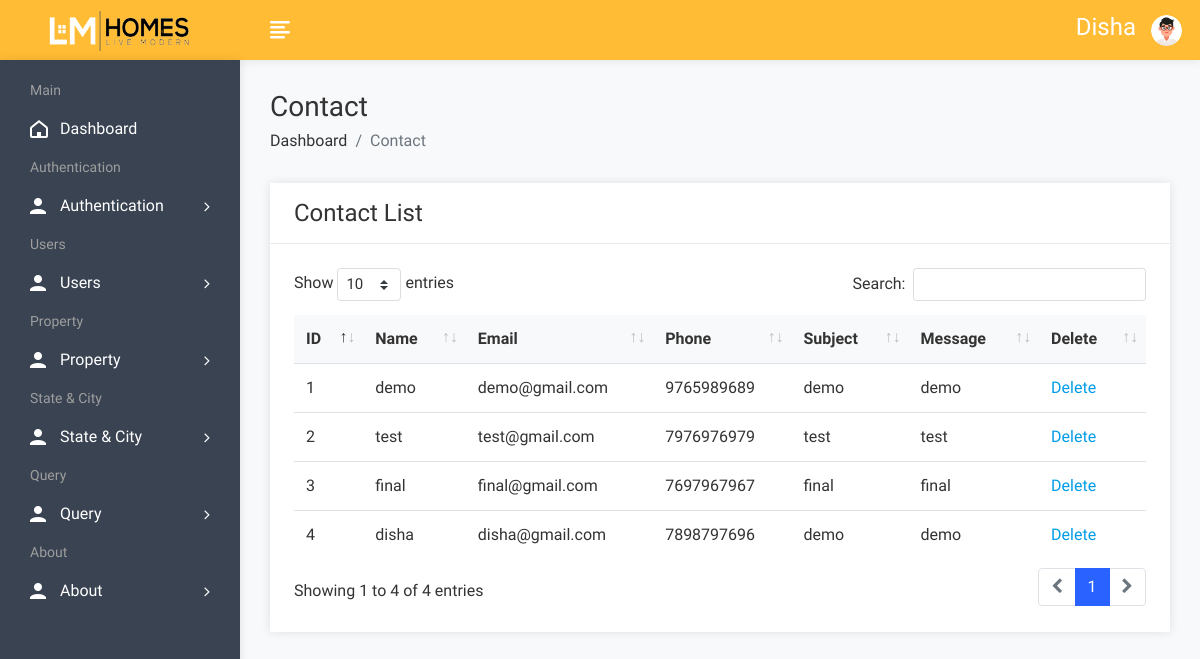
Page /admin/contactview.php (signed in) on the committed database.
### tables this page shows
CREATE TABLE `contact` (
  `cid` int(50) NOT NULL,
  `name` varchar(100) NOT NULL,
  `email` varchar(100) NOT NULL,
  `phone` varchar(20) NOT NULL,
  `subject` varchar(100) NOT NULL,
  `message` varchar(250) NOT NULL
);

### admin/contactview.php (the view, shortened to what this page needs)
<!DOCTYPE html>
<html lang="en">
<head>
        <link rel="stylesheet" href="assets/css/bootstrap.min.css">
        <link rel="stylesheet" href="assets/css/font-awesome.min.css">
        <link rel="stylesheet" href="assets/css/feathericon.min.css">
		<link rel="stylesheet" href="assets/plugins/datatables/dataTables.bootstrap4.min.css">
		<link rel="stylesheet" href="assets/plugins/datatables/responsive.bootstrap4.min.css">
		<link rel="stylesheet" href="assets/plugins/datatables/select.bootstrap4.min.css">
		<link rel="stylesheet" href="assets/plugins/datatables/buttons.bootstrap4.min.css">
        <link rel="stylesheet" href="assets/css/style.css">
    </head>
    <body>
				<?php include("header.php"); ?>
            <div class="page-wrapper">
                <div class="content container-fluid">
					<div class="page-header">
						<div class="row">
							<div class="col">
								<h3 class="page-title">Contact</h3>
								<ul class="breadcrumb">
									<li class="breadcrumb-item"><a href="dashboard.php">Dashboard</a></li>
									<li class="breadcrumb-item active">Contact</li>
								</ul>
							</div>
						</div>
					</div>
					<div class="row">
						<div class="col-sm-12">
							<div class="card">
								<div class="card-header">
									<h4 class="card-title">Contact List</h4>
								</div>
								<div class="card-body">
									<table id="basic-datatable" class="table">
                                            <thead>
                                                <tr>
                                                    <th>ID</th>
                                                    <th>Name</th>
                                                    <th>Email</th>
                                                    <th>Phone</th>
													<th>Subject</th>
                                                    <th>Message</th>
                                                    <th>Delete</th>
                                                </tr>
                                            </thead>
                                            <tbody>
											<?php
												$query=mysqli_query($con,"select * from contact");
												$cnt=1;
												while($row=mysqli_fetch_row($query))
													{
											?>
                                                <tr>
                                                    <td><?php echo $cnt; ?></td>
                                                    <td><?php echo $row['1']; ?></td>
                                                    <td><?php echo $row['2']; ?></td>
                                                    <td><?php echo $row['3']; ?></td>
                                                    <td><?php echo $row['4']; ?></td>
													<td><?php echo $row['5']; ?></td>
                                                    <td><a href="contactdelete.php?id=<?php echo $row['0']; ?>">Delete</a></td>
                                                </tr>
                                                <?php
												$cnt=$cnt+1;
												}
												?>
                                            </tbody>
                                        </table>
								</div>
							</div>
						</div>
					</div>
				</div>
			</div>
    </body>
</html>

### rows in the picture
contact: name "demo", email "demo@gmail.com", phone "9765989689", subject "demo", message "demo"
contact: name "test", email "test@gmail.com", phone "7976976979", subject "test", message "test"
contact: name "final", email "final@gmail.com", phone "7697967967", subject "final", message "final"
contact: name "disha", email "disha@gmail.com", phone "7898797696", subject "demo", message "demo"

### other values in the picture
$_SESSION['auser'] "Disha"
